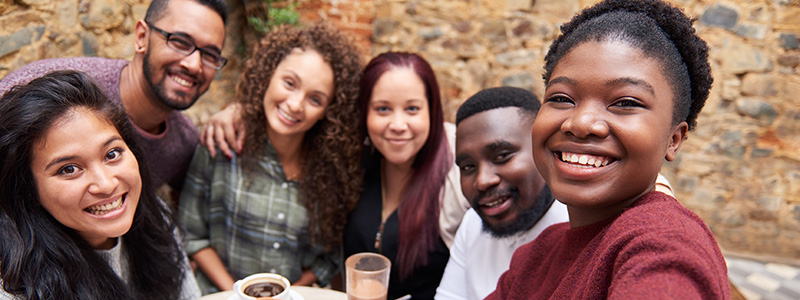
#> input picture images/data/people.jpg, 800 x 300 px
$ python cascade_classifier.py
#> lines starting #> are read from the running program, lines starting #| are printed output that depends on the picture
import cv2
import random
import time
import os
import sys
from PIL import Image
import numpy as np

# load the pre-trained model
classifier = cv2.CascadeClassifier("model_cascade.xml")

# Paths
BASE_PATH = "../dataset"
IMAGES_PATH = os.path.join(BASE_PATH, "faces_aligned_small_mirrored_co_aligned_cropped_cleaned", "F")
SINGULAR_TEST_PATH = "../images/data/people.jpg"
COLLAGE_SIZE = 30
COLLAGE_SHAPE = 6


dataset = []

"""
We create collages to challenge the cascader a bit.
"""

# [42 lines left out: functions show_images, prepare_dataset, not called in this run]

def test_model(test_dataset = dataset):
    print("*** Operating collage dataset")
    for image in test_dataset:
        bboxes = classifier.detectMultiScale(image)
        #Convert the image to color (otherwise the boxes will be black)
        image_bgr = cv2.cvtColor(image, cv2.COLOR_GRAY2BGR)
        # print bounding box for each detected face
        for box in bboxes:
            # extract
            x, y, width, height = box
            x2, y2 = x + width, y + height
            # draw a rectangle over the pixels
            cv2.rectangle(image_bgr, (x, y), (x2, y2), (255,0,0), 1)
        cv2.imshow("BBX", image_bgr)
        key = cv2.waitKey(0)
        if key == 27:
            break

if __name__ == '__main__':
    #prepare_dataset()
    #test_model()

    #Singular test with background
    img = cv2.imread(SINGULAR_TEST_PATH, cv2.IMREAD_GRAYSCALE)
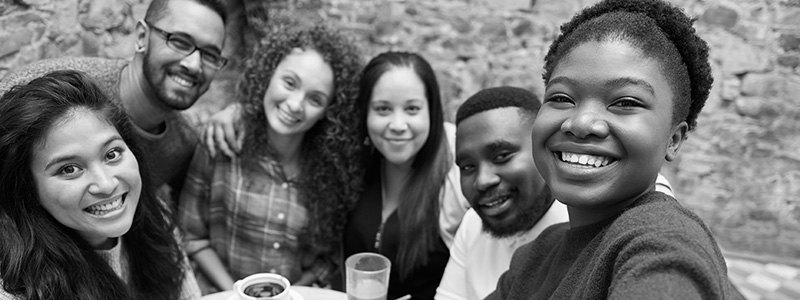
#> img: shape (300, 800); min 0, max 255, mean 108.9
    test_model([img])
#> the loop in test_model, `for image in test_dataset:` made 1 pass; (key Esc is pressed on pass 1)
#> pass 1, in test_model, `cv2.imshow("BBX", image_bgr)`:
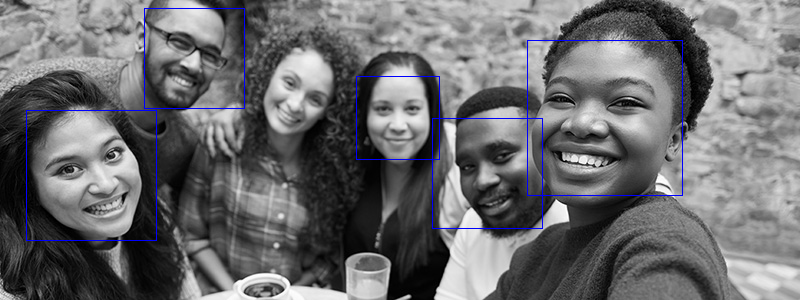
#> window 'BBX': shape (300, 800, 3); mean B, G, R 110.6, 108.1, 108.1

$ run again, with images/data/George_W_Bush_0001.jpg copied over images/data/people.jpg
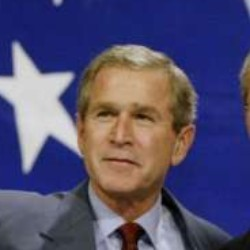
#> input picture images/data/George_W_Bush_0001.jpg, 250 x 250 px
#> `img = cv2.imread(SINGULAR_TEST_PATH, cv2.IMREAD_GRAYSCALE)`:
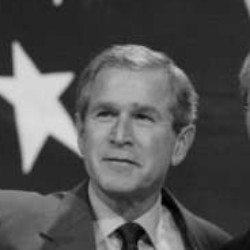
#> img: shape (250, 250); min 0, max 220, mean 83.6
#> the loop in test_model, `for image in test_dataset:` made 1 pass; (key Esc is pressed on pass 1)
#> bboxes on pass 1: [[70, 72, 108, 108], [83, 20, 116, 116]]
#> pass 1, in test_model, `cv2.imshow("BBX", image_bgr)`:
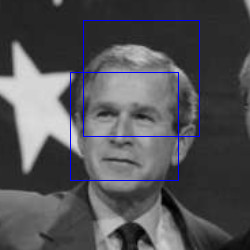
#> window 'BBX': shape (250, 250, 3); mean B, G, R 86, 82.4, 82.4

$ run again, with images/data/George_W_Bush_0005.jpg copied over images/data/people.jpg
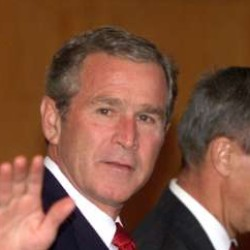
#> input picture images/data/George_W_Bush_0005.jpg, 250 x 250 px
#> `img = cv2.imread(SINGULAR_TEST_PATH, cv2.IMREAD_GRAYSCALE)`:
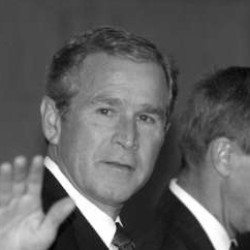
#> img: shape (250, 250); min 1, max 255, mean 96.6
#> the loop in test_model, `for image in test_dataset:` made 1 pass; (key Esc is pressed on pass 1)
#> bboxes on pass 1: [[69, 69, 115, 115]]
#> pass 1, in test_model, `cv2.imshow("BBX", image_bgr)`:
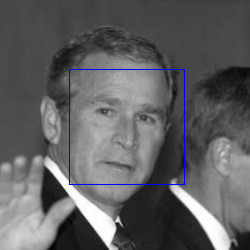
#> window 'BBX': shape (250, 250, 3); mean B, G, R 97.7, 95.9, 95.9

$ run again, with images/data/George_W_Bush_0009.jpg copied over images/data/people.jpg
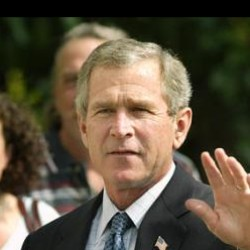
#> input picture images/data/George_W_Bush_0009.jpg, 250 x 250 px
#> `img = cv2.imread(SINGULAR_TEST_PATH, cv2.IMREAD_GRAYSCALE)`:
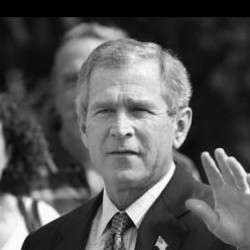
#> img: shape (250, 250); min 0, max 255, mean 84.7
#> the loop in test_model, `for image in test_dataset:` made 1 pass; (key Esc is pressed on pass 1)
#> bboxes on pass 1: [[67, 65, 116, 116]]
#> pass 1, in test_model, `cv2.imshow("BBX", image_bgr)`:
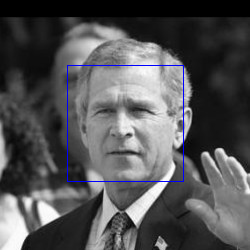
#> window 'BBX': shape (250, 250, 3); mean B, G, R 85.7, 83.8, 83.8
